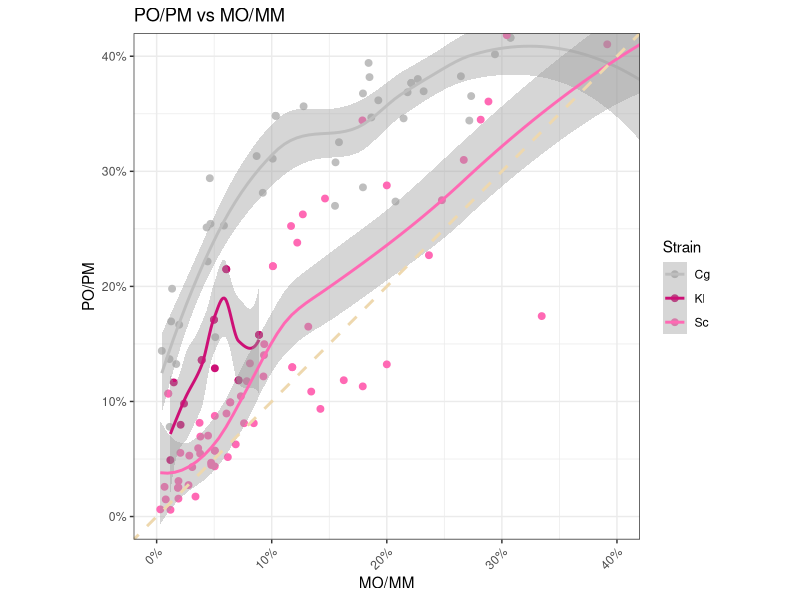
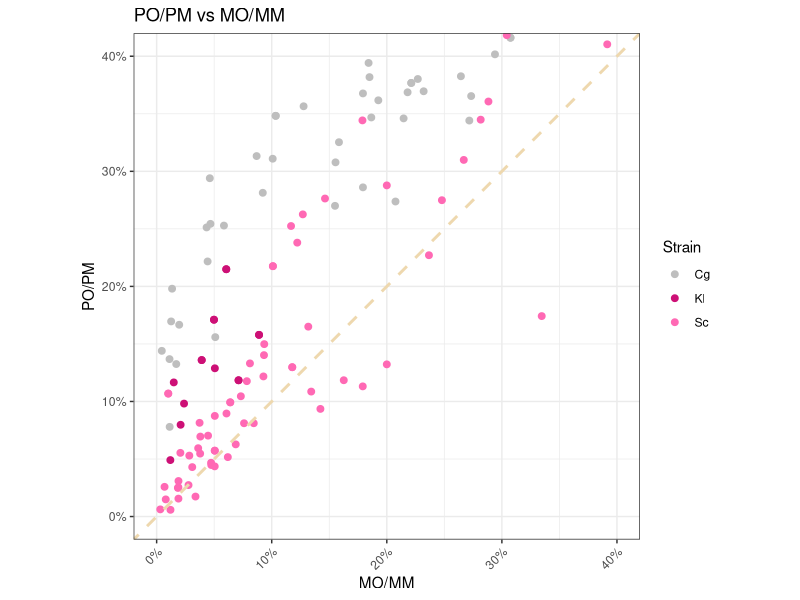
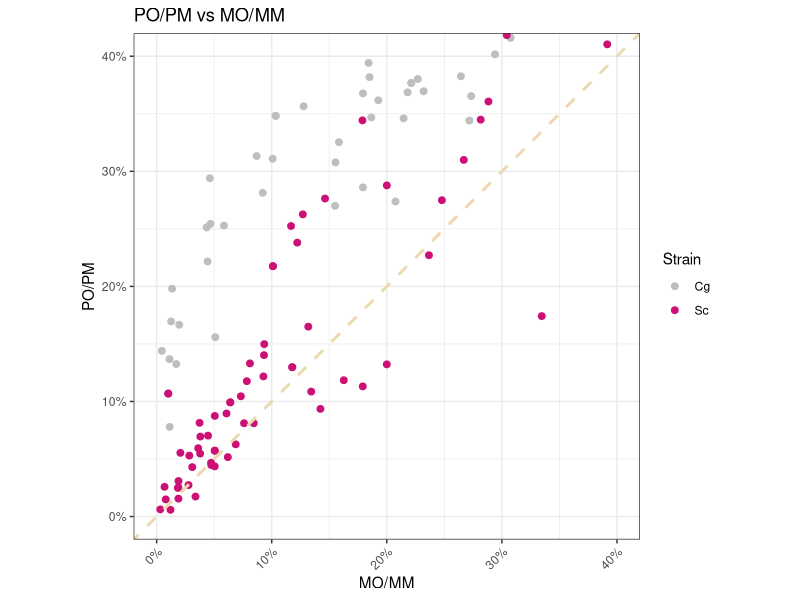
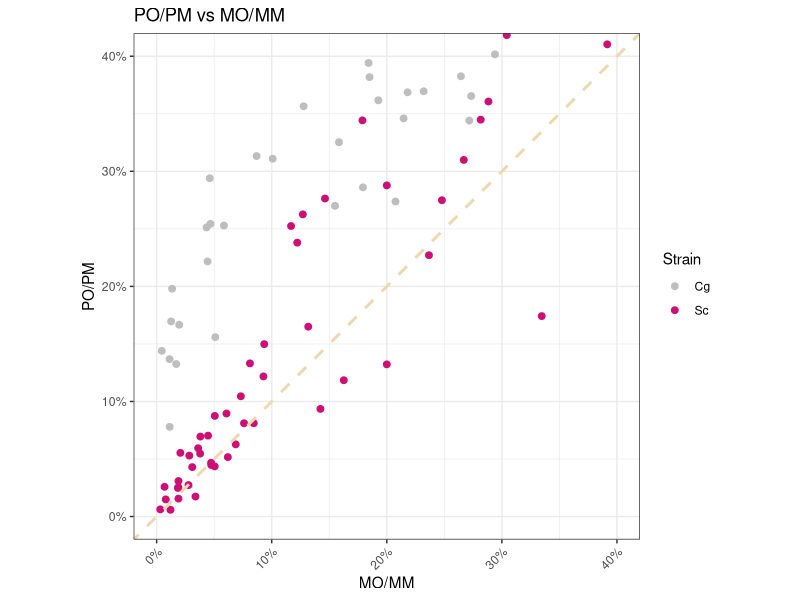
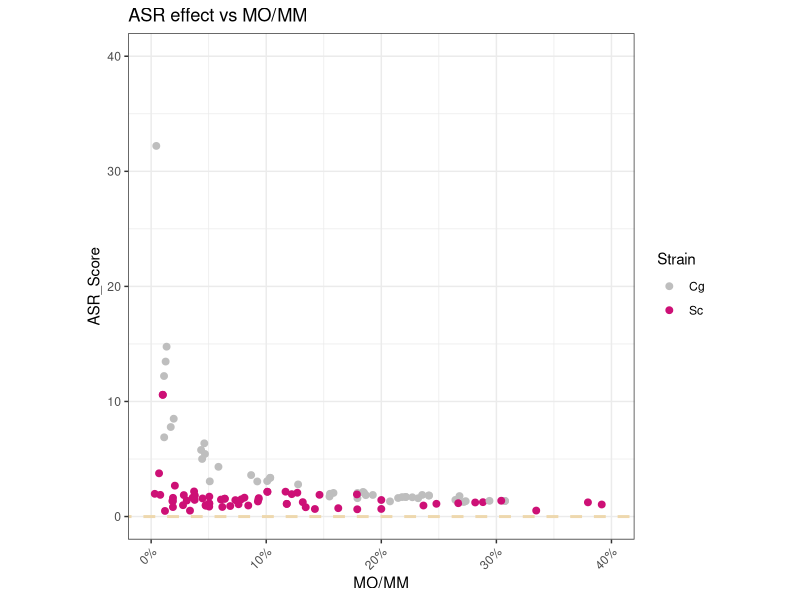
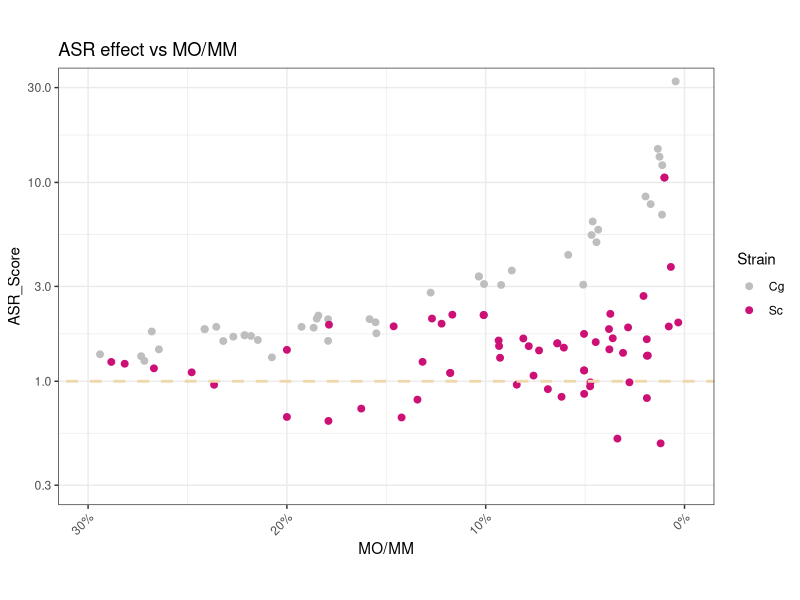
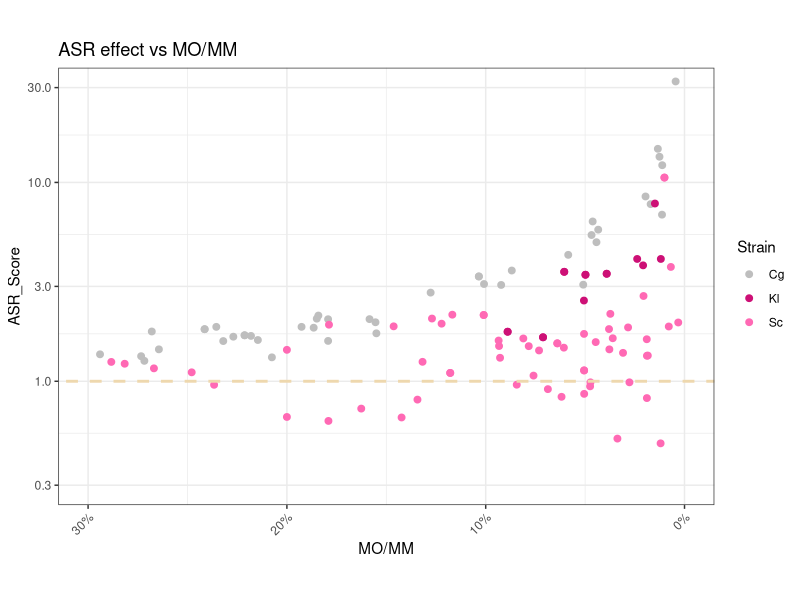
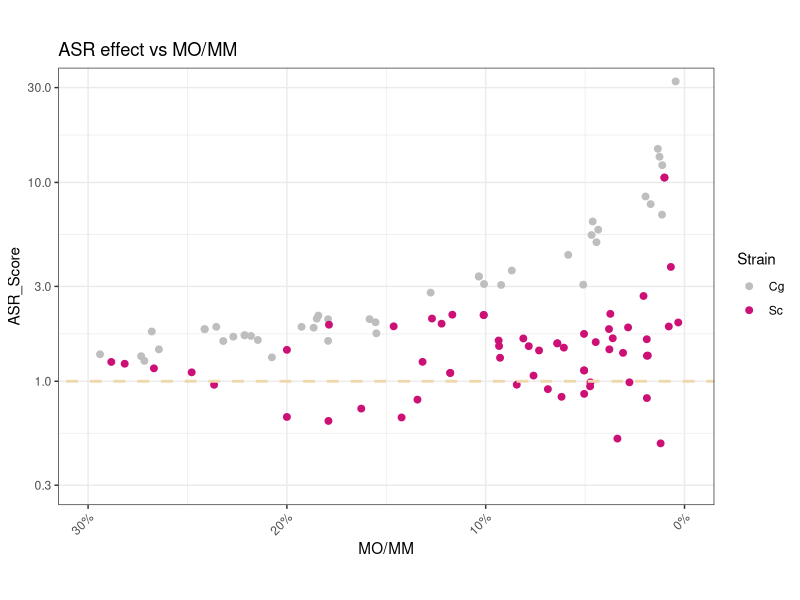

Recreate these plots in R, in order. (Note: this script raises an error after producing the figures.)
## ---- chunk 1
library(tidyverse)
library(ggplot2)
library(dplyr)
library(mgcv)
library(broom)
library(viridis)
## ---- chunk 2
asr_raw <- read.csv("../input/MOPO_Sc_Cg_ASR_scatter_plot_d122422.csv")

# scatterplot of MO/MM vs PO/PM
#png("../output/MO_vs_PO.png", width = 4, height = 4, units = 'in',res = 300) # png for slides
asr_raw  %>% subset(., MO.MM != 1 & PO.PM != 1) %>%
  ggplot(aes(x = MO.MM, y = PO.PM)) + 
  geom_point(aes(color = Strain),size = 2) + 
  geom_smooth(aes(color = Strain)) +  # fit to a loess model with 95% CI 
  #geom_smooth(aes(color = Strain, fill = Strain), method = "lm") +
  #scale_color_viridis(discrete = TRUE, option = "D") +
  #scale_fill_viridis(discrete = TRUE) + 

  # change decimal scale to pct
  scale_y_continuous(labels = scales::percent, breaks = seq(0, 0.4, 0.1)) +
  scale_x_continuous(labels = scales::percent, breaks = seq(0, 0.4, 0.1)) +
  scale_color_manual(values = c("grey", "deeppink3", "hotpink", "darkorchid2", "deepskyblue", "dodgerblue3", "grey20", "seagreen1"))  +
  # change the scale of x and y axis
  coord_fixed(ratio = 1, xlim = c(0,0.4), ylim = c(0,0.4), expand = TRUE, clip = "on") +
  geom_abline(slope = 1, intercept = 0, color="wheat2", linetype="dashed", size=1) +
  theme_bw() +
  theme(axis.text.x=element_text(angle=45,hjust=1)) +
  ylab("PO/PM") +
  xlab("MO/MM") +
  ggtitle("PO/PM vs MO/MM")


# scatterplot of MO/MM vs PO/PM
asr_raw  %>% subset(., MO.MM != 1 & PO.PM != 1) %>%
  ggplot(aes(x = MO.MM, y = PO.PM)) + 
  geom_point(aes(color = Strain),size = 2) + 
  #geom_smooth(aes(color = Strain)) +  # fit to a loess model with 95% CI 
  #geom_smooth(aes(color = Strain, fill = Strain), method = "lm") +
  #scale_color_viridis(discrete = TRUE, option = "D") +
  #scale_fill_viridis(discrete = TRUE) + 

  # change decimal scale to pct
  scale_y_continuous(labels = scales::percent, breaks = seq(0, 0.4, 0.1)) +
  scale_x_continuous(labels = scales::percent, breaks = seq(0, 0.4, 0.1)) +
  scale_color_manual(values = c("grey", "deeppink3", "hotpink", "darkorchid2", "deepskyblue", "dodgerblue3", "grey20", "seagreen1"))  +
  # change the scale of x and y axis
  coord_fixed(ratio = 1, xlim = c(0,0.4), ylim = c(0,0.4), expand = TRUE, clip = "on") +
  geom_abline(slope = 1, intercept = 0, color="wheat2", linetype="dashed", size=1) +
  theme_bw() +
  theme(axis.text.x=element_text(angle=45,hjust=1)) +
  ylab("PO/PM") +
  xlab("MO/MM") +
  ggtitle("PO/PM vs MO/MM")
#  ggsave("../output/MO_vs_PO_HT.png", width = 4, height = 4, units = 'in',dpi = 300)
  
# scatterplot of MO/MM vs PO/PM
asr_raw  %>% subset(., Strain != "Kl" & MO.MM != 1 & PO.PM != 1) %>%
  ggplot(aes(x = MO.MM, y = PO.PM)) + 
  geom_point(aes(color = Strain),size = 2) + 
  #geom_smooth(aes(color = Strain)) +  # fit to a loess model with 95% CI 
  #geom_smooth(aes(color = Strain, fill = Strain), method = "lm") +
  #scale_color_viridis(discrete = TRUE, option = "D") +
  #scale_fill_viridis(discrete = TRUE) + 

  # change decimal scale to pct
  scale_y_continuous(labels = scales::percent, breaks = seq(0, 0.4, 0.1)) +
  scale_x_continuous(labels = scales::percent, breaks = seq(0, 0.4, 0.1)) +
  scale_color_manual(values = c("grey", "deeppink3", "hotpink", "darkorchid2", "deepskyblue", "dodgerblue3", "grey20", "seagreen1"))  +
  # change the scale of x and y axis
  coord_fixed(ratio = 1, xlim = c(0,0.4), ylim = c(0,0.4), expand = TRUE, clip = "on") +
  geom_abline(slope = 1, intercept = 0, color="wheat2", linetype="dashed", size=1) +
  theme_bw() +
  theme(axis.text.x=element_text(angle=45,hjust=1)) +
  ylab("PO/PM") +
  xlab("MO/MM") +
  ggtitle("PO/PM vs MO/MM")
  ggsave("../output/MO_vs_PO_ScCg_HT_d122422.png", width = 4, height = 4, units = 'in',dpi = 300)
  
# scatterplot of MO/MM vs PO/PM
asr_raw  %>% subset(., Strain != "Kl" & Experimenter == "JL" & MO.MM != 1 & PO.PM != 1) %>%
  ggplot(aes(x = MO.MM, y = PO.PM)) + 
  geom_point(aes(color = Strain),size = 2) + 
  #geom_smooth(aes(color = Strain)) +  # fit to a loess model with 95% CI 
  #geom_smooth(aes(color = Strain, fill = Strain), method = "lm") +
  #scale_color_viridis(discrete = TRUE, option = "D") +
  #scale_fill_viridis(discrete = TRUE) + 

  # change decimal scale to pct
  scale_y_continuous(labels = scales::percent, breaks = seq(0, 0.4, 0.1)) +
  scale_x_continuous(labels = scales::percent, breaks = seq(0, 0.4, 0.1)) +
  scale_color_manual(values = c("grey", "deeppink3", "hotpink", "darkorchid2", "deepskyblue", "dodgerblue3", "grey20", "seagreen1"))  +
  # change the scale of x and y axis
  coord_fixed(ratio = 1, xlim = c(0,0.4), ylim = c(0,0.4), expand = TRUE, clip = "on") +
  geom_abline(slope = 1, intercept = 0, color="wheat2", linetype="dashed", size=1) +
  theme_bw() +
  theme(axis.text.x=element_text(angle=45,hjust=1)) +
  ylab("PO/PM") +
  xlab("MO/MM") +
  ggtitle("PO/PM vs MO/MM")
  ggsave("../output/d122422_MO_vs_PO.png", width = 4, height = 4, units = 'in',dpi = 300)

## ---- chunk 3
# MO/MM vs ASR Score
asr_raw %>% mutate(.,ASR_Score = PO.PM/MO.MM, .keep = "all") %>% subset(., Strain != "Kl" & MO.MM != 1 & ASR_Score != 1) %>%
  ggplot(aes(x = MO.MM, y = ASR_Score)) + 
  geom_point(aes(color = Strain),size = 2) + 
  #scale_color_viridis(discrete = TRUE, option = "D") +
  #scale_fill_viridis(discrete = TRUE) + 

  # change decimal scale to pct
  scale_x_continuous(labels = scales::percent, breaks = seq(0, 0.4, 0.1)) +
  scale_color_manual(values = c("grey", "deeppink3", "hotpink", "darkorchid2", "deepskyblue", "dodgerblue3", "grey20", "seagreen1"))  +
  # change the scale of x and y axis
  coord_fixed(ratio = 0.01, xlim = c(0,0.4), ylim = c(0,40), expand = TRUE, clip = "on") +
  geom_abline(slope = 0, intercept = 0, color="wheat2", linetype="dashed", size=1) +
  theme_bw() +
  theme(axis.text.x=element_text(angle=45,hjust=1)) +
  ylab("ASR_Score") +
  xlab("MO/MM") +
  ggtitle("ASR effect vs MO/MM")
#  ggsave("../output/ASR_vs_MOvsMM.png", width = 4, height = 4, units = 'in',dpi = 300)

# MO/MM vs ASR Score with loess fit
asr_raw %>% mutate(.,ASR_Score = PO.PM/MO.MM, .keep = "all") %>% subset(.,Strain != "Kl") %>% subset(., MO.MM != 1 & ASR_Score != 1) %>%
  ggplot(aes(x = MO.MM, y = ASR_Score)) + 
  geom_point(aes(color = Strain),size = 2) + 
  #geom_smooth(aes(color = Strain),span = 1) + # fit to a loess model with 95% CI 
  #geom_smooth(aes(color = Strain, fill = Strain), method = "lm") +
  #scale_color_viridis(discrete = TRUE, option = "D") +
  #scale_fill_viridis(discrete = TRUE) + 

  # change decimal scale to pct
  scale_y_continuous(trans = "log10")+
  scale_x_reverse(lim = c(0.3,0), labels = scales::percent, breaks = seq(0, 0.4, 0.1)) +
  scale_color_manual(values = c("grey", "deeppink3", "hotpink", "darkorchid2", "deepskyblue", "dodgerblue3", "grey20", "seagreen1"))  +
  #scale_x_reverse() +
  # change the scale of x and y axis
  #coord_fixed(ratio = 0.01, xlim = c(0,0.4), ylim = c(0,40), expand = TRUE, clip = "on") +
  coord_fixed(ratio = 0.1,xlim = c(0.3,0),ylim = c(0.3,30)) +
  geom_abline(slope = 0, intercept = 0, color="wheat2", linetype="dashed", size=1) +
  theme_bw() +
  theme(axis.text.x=element_text(angle=45,hjust=1)) +
  ylab("ASR_Score") +
  xlab("MO/MM") +
  ggtitle("ASR effect vs MO/MM")
#  ggsave("../output/ASR_vs_MOvsMM_rev_x_logy.png", width = 4, height = 4, units = 'in',dpi = 300)
  
# MO/MM vs ASR Score with loess fit
asr_raw %>% mutate(.,ASR_Score = PO.PM/MO.MM, .keep = "all") %>% subset(., MO.MM != 1 & ASR_Score != 1) %>%
  ggplot(aes(x = MO.MM, y = ASR_Score)) + 
  geom_point(aes(color = Strain),size = 2) + 
  #geom_smooth(aes(color = Strain),span = 1) + # fit to a loess model with 95% CI 
  #geom_smooth(aes(color = Strain, fill = Strain), method = "lm") +
  #scale_color_viridis(discrete = TRUE, option = "D") +
  #scale_fill_viridis(discrete = TRUE) + 

  # change decimal scale to pct
  scale_y_continuous(trans = "log10")+
  scale_x_reverse(lim = c(0.3,0), labels = scales::percent, breaks = seq(0, 0.4, 0.1)) +
  scale_color_manual(values = c("grey", "deeppink3", "hotpink", "darkorchid2", "deepskyblue", "dodgerblue3", "grey20", "seagreen1"))  +
  #scale_x_reverse() +
  # change the scale of x and y axis
  #coord_fixed(ratio = 0.01, xlim = c(0,0.4), ylim = c(0,40), expand = TRUE, clip = "on") +
  coord_fixed(ratio = 0.1,xlim = c(0.3,0),ylim = c(0.3,30)) +
  geom_abline(slope = 0, intercept = 0, color="wheat2", linetype="dashed", size=1) +
  theme_bw() +
  theme(axis.text.x=element_text(angle=45,hjust=1)) +
  ylab("ASR_Score") +
  xlab("MO/MM") +
  ggtitle("ASR effect vs MO/MM")
#  ggsave("../output/ASR_vs_MOvsMM_rev_x_logy_KL.png", width = 4, height = 4, units = 'in',dpi = 300)

# MO/MM vs ASR Score with loess fit
asr_raw %>% mutate(.,ASR_Score = PO.PM/MO.MM, .keep = "all") %>% subset(., Strain != "Kl" & MO.MM != 1 & ASR_Score != 1) %>%
  ggplot(aes(x = MO.MM, y = ASR_Score)) + 
  geom_point(aes(color = Strain),size = 2) + 
  #geom_smooth(aes(color = Strain),span = 1) + # fit to a loess model with 95% CI 
  #geom_smooth(aes(color = Strain, fill = Strain), method = "lm") +
  #scale_color_viridis(discrete = TRUE, option = "D") +
  #scale_fill_viridis(discrete = TRUE) + 

  # change decimal scale to pct
  scale_y_continuous(trans = "log10")+
  scale_x_reverse(lim = c(0.3,0), labels = scales::percent, breaks = seq(0, 0.4, 0.1)) +
  scale_color_manual(values = c("grey", "deeppink3", "hotpink", "darkorchid2", "deepskyblue", "dodgerblue3", "grey20", "seagreen1"))  +
  #scale_x_reverse() +
  # change the scale of x and y axis
  #coord_fixed(ratio = 0.01, xlim = c(0,0.4), ylim = c(0,40), expand = TRUE, clip = "on") +
  coord_fixed(ratio = 0.1,xlim = c(0.3,0),ylim = c(0.3,30)) +
  geom_abline(slope = 0, intercept = 0, color="wheat2", linetype="dashed", size=1) +
  theme_bw() +
  theme(axis.text.x=element_text(angle=45,hjust=1)) +
  ylab("ASR_Score") +
  xlab("MO/MM") +
  ggtitle("ASR effect vs MO/MM")
#  ggsave("../output/ASR_vs_MOvsMM_rev_x_logy.png", width = 4, height = 4, units = 'in',dpi = 300)

# MO/MM vs ASR Score with loess fit
asr_raw %>% mutate(.,ASR_Score = PO.PM/MO.MM, .keep = "all") %>% subset(., Experimenter == "JL", Strain != "Kl" & MO.MM != 1 & ASR_Score != 1) %>%
  ggplot(aes(x = MO.MM, y = ASR_Score)) + 
  geom_point(aes(color = Strain),size = 2) + 
  #geom_smooth(aes(color = Strain),span = 1) + # fit to a loess model with 95% CI 
  #geom_smooth(aes(color = Strain, fill = Strain), method = "lm") +
  #scale_color_viridis(discrete = TRUE, option = "D") +
  #scale_fill_viridis(discrete = TRUE) + 

  # change decimal scale to pct
  scale_y_continuous(trans = "log10")+
  scale_x_reverse(lim = c(0.3,0), labels = scales::percent, breaks = seq(0, 0.4, 0.1)) +
  scale_color_manual(values = c("grey", "deeppink3", "hotpink", "darkorchid2", "deepskyblue", "dodgerblue3", "grey20", "seagreen1"))  +
  #scale_x_reverse() +
  # change the scale of x and y axis
  #coord_fixed(ratio = 0.01, xlim = c(0,0.4), ylim = c(0,40), expand = TRUE, clip = "on") +
  coord_fixed(ratio = 0.1,xlim = c(0.3,0),ylim = c(0.3,30)) +
  geom_abline(slope = 0, intercept = 0, color="wheat2", linetype="dashed", size=1) +
  theme_bw() +
  theme(axis.text.x=element_text(angle=45,hjust=1)) +
  ylab("ASR_Score") +
  xlab("MO/MM") +
  ggtitle("ASR effect vs MO/MM")
  ggsave("../output/d122422_ASR_vs_MOvsMM_rev_x_logy_JL.png", width = 4, height = 4, units = 'in',dpi = 300)


# MO/MM vs ASR Score for Cg
asr_raw %>% subset(.,Strain == "Cg") %>% mutate(.,ASR_Score = PO.PM/MO.MM, .keep = "all") %>% subset(., MO.MM != 1 & ASR_Score != 1) %>%
  ggplot(aes(x = MO.MM, y = ASR_Score)) + 
  geom_point(aes(color = Strain),size = 2) + 
  #geom_smooth(aes(color = Strain),span = 1) + # fit to a loess model with 95% CI 
  #geom_smooth(aes(color = Strain, fill = Strain), method = "lm") +
  #scale_color_viridis(discrete = TRUE, option = "D") +
  #scale_fill_viridis(discrete = TRUE) + 

  # change decimal scale to pct
  scale_y_continuous(trans = "log10")+
  scale_x_reverse(lim = c(0.3,0), labels = scales::percent, breaks = seq(0, 0.4, 0.1)) +
  scale_color_manual(values = c("grey", "deeppink3", "hotpink", "darkorchid2", "deepskyblue", "dodgerblue3", "grey20", "seagreen1"))  +
  #scale_x_reverse() +
  # change the scale of x and y axis
  #coord_fixed(ratio = 0.01, xlim = c(0,0.4), ylim = c(0,40), expand = TRUE, clip = "on") +
  coord_fixed(ratio = 0.1,xlim = c(0.3,0),ylim = c(0.3,30)) +
  geom_abline(slope = 0, intercept = 0, color="wheat2", linetype="dashed", size=1) +
  theme_bw() +
  theme(axis.text.x=element_text(angle=45,hjust=1)) +
  ylab("ASR_Score") +
  xlab("Severity of the secondary stress") +
  ggtitle("ASR effect vs MO/MM")
 # ggsave("../output/Cg_ASR_vs_MOvsMM_rev_x_logy.png", width = 4, height = 4, units = 'in',dpi = 300)  
  
  
## ---- chunk 4
mo_comp <- asr_raw %>% filter(H2O2 %in% c("100mM","10mM"))
mo_comp %>% ggplot(aes(x = Strain, y = MO.MM_percent)) + geom_point(size =5, alpha = 0.5) +
  theme_bw() +
  theme(axis.text.x=element_text(hjust=1)) +
  ylab("Survival Rate % (MO/MM)") +
  xlab("Strain")
# ggsave("../output/Cg100_Sc10.png", width = 4, height = 4, units = 'in',dpi = 300) 


# test for homogeneity in variance
res.ftest <- var.test(MO.MM_percent ~ Strain, data = mo_comp)
res.ftest
## There is no significant difference between the variances of the two sets of data. Therefore, we can use the classic t-test witch assume equality of the two variances.

# paired t-test
res <- t.test(MO.MM_percent ~ Strain, data = mo_comp, paired = TRUE, var.equal = TRUE)
res
## no significant difference in the survival rate of 100mM treated Cg and 10mM treated Sc
## ---- chunk 5



